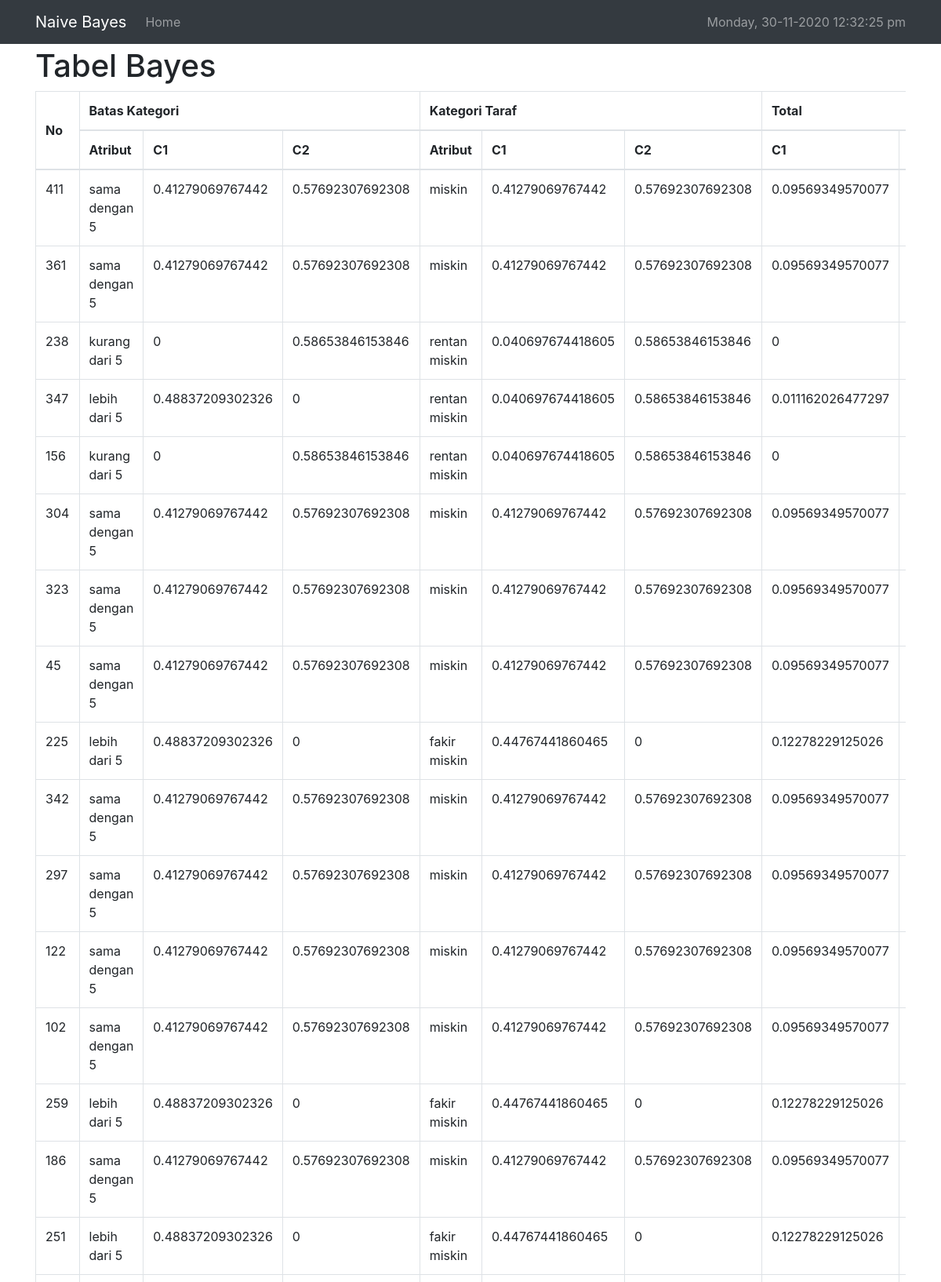
The page /tabel-bayes.php (signed in, upper part) on the database its author committed.
### tables this page shows
CREATE TABLE `data` (
  `id` bigint(20) NOT NULL,
  `nama_pasangan_kepala_keluarga` varchar(50) NOT NULL,
  `luas_rumah_kurang_dari_40m` varchar(50) NOT NULL COMMENT 'ya, tidak',
  `dinding_rumah_tembok_tanpa_plester` varchar(50) NOT NULL COMMENT 'ya, tidak',
  `pekerjaan_tenaga_kasar_atau_tidak_punya_pekerjaan` varchar(50) NOT NULL COMMENT 'ya, tidak',
  `tabungan_simpanan_perbulan_kurang_dari_satujuta` varchar(50) NOT NULL COMMENT 'ya, tidak',
  `jenis_lantai_rumah_plester_semen` varchar(50) NOT NULL COMMENT 'ya, tidak',
  `tak_punya_jamban_keluarga` varchar(50) NOT NULL COMMENT 'ya, tidak',
  `sumber_air_bersih_sumur` varchar(50) NOT NULL COMMENT 'ya, tidak',
  `jumlah_ya` int(2) NOT NULL,
  `tabel_nomor_4` varchar(50) NOT NULL COMMENT 'ya, tidak',
  `batas_kategori` varchar(50) NOT NULL,
  `kategori_taraf` varchar(50) NOT NULL,
  `perlu_bantuan_lebih` varchar(50) NOT NULL COMMENT 'ya, tidak'
);

CREATE TABLE `perhitungan` (
  `id` int(11) NOT NULL,
  `batas_kategori_c1` double NOT NULL,
  `batas_kategori_c2` double NOT NULL,
  `kategori_taraf_c1` double NOT NULL,
  `kategori_taraf_c2` double NOT NULL,
  `total_c1` double NOT NULL,
  `total_c2` double NOT NULL,
  `klasifikasi` varchar(20) NOT NULL,
  `kriteria` varchar(20) NOT NULL
);

### tabel-bayes.php (the view, shortened to what this page needs)
<?php
include "header.php";
$select_data = mysqli_query($koneksi, "SELECT * FROM `data` JOIN `perhitungan` ON (`data`.`id`=`perhitungan`.`id`)");
?>
<h1>Tabel Bayes</h1>
<div class="table-responsive">
<table class="table table-bordered">
<thead>
    <tr>
    <th rowspan=2 style="vertical-align:middle;">No</th>
    <th colspan=3>Batas Kategori</th>
    <th colspan=3>Kategori Taraf</th>
    <th colspan=2>Total</th>
    </tr>
    <tr>
    <th>Atribut</th>
    <th>C1</th>
    <th>C2</th>
    <th>Atribut</th>
    <th>C1</th>
    <th>C2</th>
    <th>C1</th>
    <th>C2</th>
    </tr>
</thead>
<tbody>
    <?php while($data = mysqli_fetch_array($select_data)): ?>
    <tr>
        <td><?= $data['id']; ?></td>
        <td><?= $data['batas_kategori']; ?></td>
        <td><?= $data['batas_kategori_c1']; ?></td>
        <td><?= $data['batas_kategori_c2']; ?></td>
        <td><?= $data['kategori_taraf']; ?></td>
        <td><?= $data['kategori_taraf_c1']; ?></td>
        <td><?= $data['kategori_taraf_c2']; ?></td>
        <td><?= $data['total_c1']; ?></td>
        <td><?= $data['total_c2']; ?></td>
    </tr>
    <?php endwhile; ?>
</tbody>
</table>
</div>
<?php
include "footer.php";
?>

### rows shown on the page
data: perhitungan.id "411", batas_kategori "sama dengan 5", perhitungan.batas_kategori_c1 "0.41279069767442", perhitungan.batas_kategori_c2 "0.57692307692308", kategori_taraf "miskin", perhitungan.kategori_taraf_c1 "0.41279069767442", perhitungan.kategori_taraf_c2 "0.57692307692308", perhitungan.total_c1 "0.09569349570077"
data: perhitungan.id "361", batas_kategori "sama dengan 5", perhitungan.batas_kategori_c1 "0.41279069767442", perhitungan.batas_kategori_c2 "0.57692307692308", kategori_taraf "miskin", perhitungan.kategori_taraf_c1 "0.41279069767442", perhitungan.kategori_taraf_c2 "0.57692307692308", perhitungan.total_c1 "0.09569349570077"
data: perhitungan.id "238", batas_kategori "kurang dari 5", perhitungan.batas_kategori_c1 "0", perhitungan.batas_kategori_c2 "0.58653846153846", kategori_taraf "rentan miskin", perhitungan.kategori_taraf_c1 "0.040697674418605", perhitungan.kategori_taraf_c2 "0.58653846153846", perhitungan.total_c1 "0"
data: perhitungan.id "347", batas_kategori "lebih dari 5", perhitungan.batas_kategori_c1 "0.48837209302326", perhitungan.batas_kategori_c2 "0", kategori_taraf "rentan miskin", perhitungan.kategori_taraf_c1 "0.040697674418605", perhitungan.kategori_taraf_c2 "0.58653846153846", perhitungan.total_c1 "0.011162026477297"
data: perhitungan.id "156", batas_kategori "kurang dari 5", perhitungan.batas_kategori_c1 "0", perhitungan.batas_kategori_c2 "0.58653846153846", kategori_taraf "rentan miskin", perhitungan.kategori_taraf_c1 "0.040697674418605", perhitungan.kategori_taraf_c2 "0.58653846153846", perhitungan.total_c1 "0"
data: perhitungan.id "304", batas_kategori "sama dengan 5", perhitungan.batas_kategori_c1 "0.41279069767442", perhitungan.batas_kategori_c2 "0.57692307692308", kategori_taraf "miskin", perhitungan.kategori_taraf_c1 "0.41279069767442", perhitungan.kategori_taraf_c2 "0.57692307692308", perhitungan.total_c1 "0.09569349570077"
data: perhitungan.id "323", batas_kategori "sama dengan 5", perhitungan.batas_kategori_c1 "0.41279069767442", perhitungan.batas_kategori_c2 "0.57692307692308", kategori_taraf "miskin", perhitungan.kategori_taraf_c1 "0.41279069767442", perhitungan.kategori_taraf_c2 "0.57692307692308", perhitungan.total_c1 "0.09569349570077"
data: perhitungan.id "45", batas_kategori "sama dengan 5", perhitungan.batas_kategori_c1 "0.41279069767442", perhitungan.batas_kategori_c2 "0.57692307692308", kategori_taraf "miskin", perhitungan.kategori_taraf_c1 "0.41279069767442", perhitungan.kategori_taraf_c2 "0.57692307692308", perhitungan.total_c1 "0.09569349570077"
data: perhitungan.id "225", batas_kategori "lebih dari 5", perhitungan.batas_kategori_c1 "0.48837209302326", perhitungan.batas_kategori_c2 "0", kategori_taraf "fakir miskin", perhitungan.kategori_taraf_c1 "0.44767441860465", perhitungan.kategori_taraf_c2 "0", perhitungan.total_c1 "0.12278229125026"
data: perhitungan.id "342", batas_kategori "sama dengan 5", perhitungan.batas_kategori_c1 "0.41279069767442", perhitungan.batas_kategori_c2 "0.57692307692308", kategori_taraf "miskin", perhitungan.kategori_taraf_c1 "0.41279069767442", perhitungan.kategori_taraf_c2 "0.57692307692308", perhitungan.total_c1 "0.09569349570077"
data: perhitungan.id "297", batas_kategori "sama dengan 5", perhitungan.batas_kategori_c1 "0.41279069767442", perhitungan.batas_kategori_c2 "0.57692307692308", kategori_taraf "miskin", perhitungan.kategori_taraf_c1 "0.41279069767442", perhitungan.kategori_taraf_c2 "0.57692307692308", perhitungan.total_c1 "0.09569349570077"
data: perhitungan.id "122", batas_kategori "sama dengan 5", perhitungan.batas_kategori_c1 "0.41279069767442", perhitungan.batas_kategori_c2 "0.57692307692308", kategori_taraf "miskin", perhitungan.kategori_taraf_c1 "0.41279069767442", perhitungan.kategori_taraf_c2 "0.57692307692308", perhitungan.total_c1 "0.09569349570077"
data: perhitungan.id "102", batas_kategori "sama dengan 5", perhitungan.batas_kategori_c1 "0.41279069767442", perhitungan.batas_kategori_c2 "0.57692307692308", kategori_taraf "miskin", perhitungan.kategori_taraf_c1 "0.41279069767442", perhitungan.kategori_taraf_c2 "0.57692307692308", perhitungan.total_c1 "0.09569349570077"
data: perhitungan.id "259", batas_kategori "lebih dari 5", perhitungan.batas_kategori_c1 "0.48837209302326", perhitungan.batas_kategori_c2 "0", kategori_taraf "fakir miskin", perhitungan.kategori_taraf_c1 "0.44767441860465", perhitungan.kategori_taraf_c2 "0", perhitungan.total_c1 "0.12278229125026"
data: perhitungan.id "186", batas_kategori "sama dengan 5", perhitungan.batas_kategori_c1 "0.41279069767442", perhitungan.batas_kategori_c2 "0.57692307692308", kategori_taraf "miskin", perhitungan.kategori_taraf_c1 "0.41279069767442", perhitungan.kategori_taraf_c2 "0.57692307692308", perhitungan.total_c1 "0.09569349570077"
data: perhitungan.id "251", batas_kategori "lebih dari 5", perhitungan.batas_kategori_c1 "0.48837209302326", perhitungan.batas_kategori_c2 "0", kategori_taraf "fakir miskin", perhitungan.kategori_taraf_c1 "0.44767441860465", perhitungan.kategori_taraf_c2 "0", perhitungan.total_c1 "0.12278229125026"
